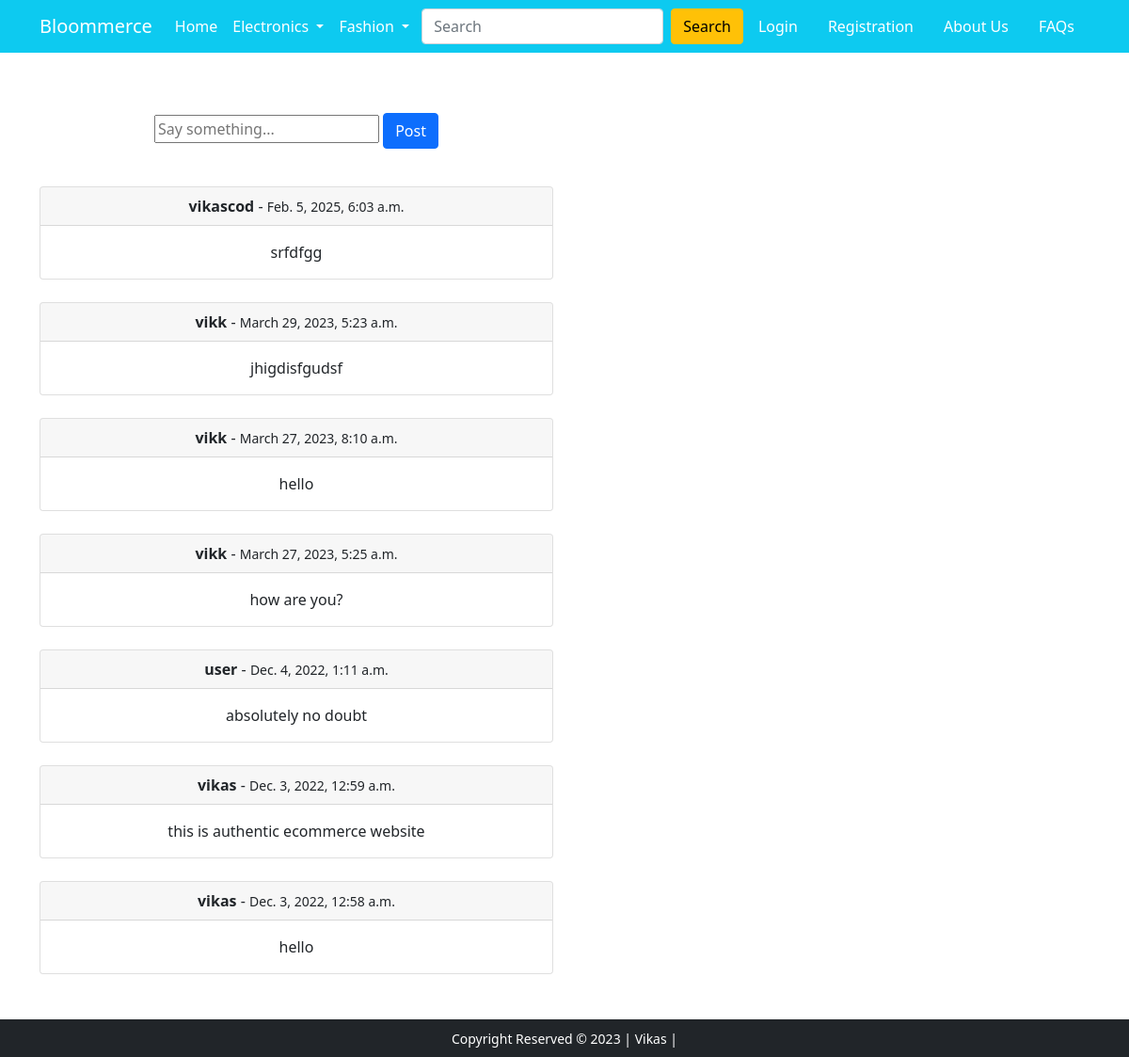
/comment/, run on the app's committed database.
### app/models.py (models this page shows)
class Comment(models.Model):
    body = models.TextField()
    author = models.ForeignKey(User, on_delete=models.CASCADE)
    created_on = models.DateTimeField(auto_now_add=True)

### app/views.py (the view, shortened to what this page needs)
# urls.py: path('comment/', views.CommentView.as_view(), name='comment'),
class CommentView(View):
    def get(self, request, *args, **kwargs):
        total_item = 0
        comments = Comment.objects.all().order_by('-created_on')
        form = CommentForm()
        if request.user.is_authenticated:
            total_item = len(Cart.objects.filter(user=request.user))
        context = {
            'form':form,
            'comments':comments,
            'total_item':total_item
        }
        return render(request, 'app/comment.html', context)

### app/forms.py
class CommentForm(forms.ModelForm):
    body = forms.CharField(label='', widget=forms.TextInput(attrs={'row':'3', 'placeholder':'Say something...'}))
    class Meta:
        model = Comment
        fields = ['body']

### app/templates/app/comment.html (shortened to what this page needs)
{% extends 'app/base.html' %}
{% block main-content %}
<div class="container text-center my-5">
    <div class="row">
        <div class="col-md-6 col-sm-5 justify-content-center">
            <form action="" method="post">
                {{form}}
                <input type="submit" class="btn btn-primary my-3" value="Post">
            </form>
            {% for comment in comments %}
            <div class="card mt-4">
                <div class="card-header">
                 <strong>{{ comment.author }}</strong> - <small>{{ comment.created_on }}</small>
                </div>
                <div class="card-body">
                  <p class="card-text">{{ comment.body }}</p>
                </div>
              </div>
            {% endfor %}
        </div>
    </div>
</div>
{% endblock main-content %}

### data on the page
Comment: author "vikascod", created_on "Feb. 5, 2025, 6:03 a.m.", body "srfdfgg"
Comment: author "vikk", created_on "March 29, 2023, 5:23 a.m.", body "jhigdisfgudsf"
Comment: author "vikk", created_on "March 27, 2023, 8:10 a.m.", body "hello"
Comment: author "vikk", created_on "March 27, 2023, 5:25 a.m.", body "how are you?"
Comment: author "user", created_on "Dec. 4, 2022, 1:11 a.m.", body "absolutely no doubt"
Comment: author "vikas", created_on "Dec. 3, 2022, 12:59 a.m.", body "this is authentic ecommerce website"
Comment: author "vikas", created_on "Dec. 3, 2022, 12:58 a.m.", body "hello"
